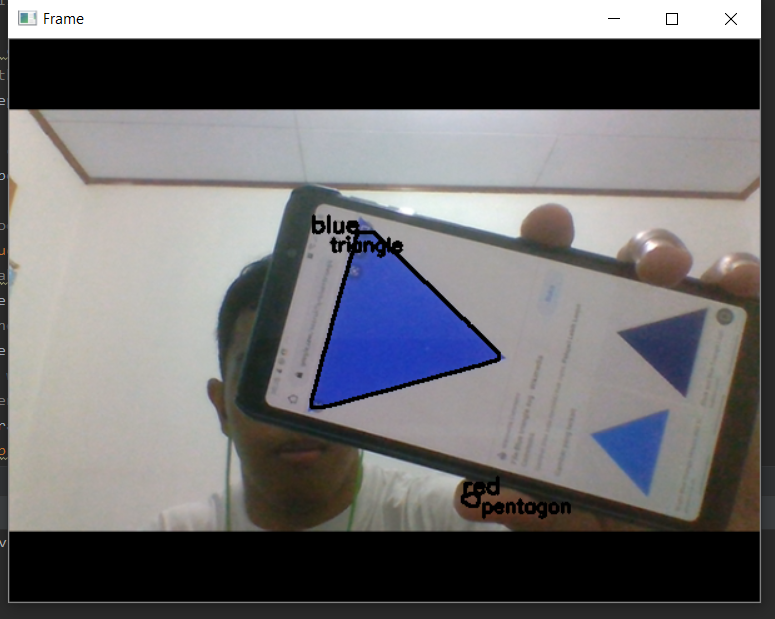
#> input picture Progress 4/hasil.PNG, 775 x 619 px, given in place of the camera
$ python main.py
#> lines starting #> are read from the running program, lines starting #| are printed output that depends on the picture; after the words box and inside, x2 and y2 are one past the last pixel; in counts of white or black regions, pixels touching at a corner belong together
### Progress 3/pyimagesearch/shapedetector.py
# import the necessary packages
import cv2

class ShapeDetector:
	def __init__(self):
		pass

	def detect(self, c):
		# initialize the shape name and approximate the contour
		shape = ""
		peri = cv2.arcLength(c, True)
		approx = cv2.approxPolyDP(c, 0.04 * peri, True)


		# if the shape is a triangle, it will have 3 vertices
		if len(approx) == 3:
			shape = "triangle"

		# if the shape has 4 vertices, it is either a square or
		# a rectangle
		elif len(approx) == 4:
			# compute the bounding box of the contour and use the
			# bounding box to compute the aspect ratio
			(x, y, w, h) = cv2.boundingRect(approx)
			ar = w / float(h)

			# a square will have an aspect ratio that is approximately
			# equal to one, otherwise, the shape is a rectangle
			shape = "square" if ar >= 0.95 and ar <= 1.05 else "rectangle"

		# if the shape is a pentagon, it will have 5 vertices
		elif len(approx) == 5:
			shape = "pentagon"

		# otherwise, we assume the shape is a circle
		else:
			shape = "circle"

		# return the name of the shape
		return shape

### Progress 4/main.py
# import the necessary packages
from collections import deque
from imutils.video import VideoStream
from pyimagesearch.shapedetector import ShapeDetector
import numpy as np
import argparse
import cv2
import imutils
import time


# construct the argument parse and parse the arguments
ap = argparse.ArgumentParser()
ap.add_argument("-v", "--video",
	help="path to the (optional) video file")
ap.add_argument("-b", "--buffer", type=int, default=64,
	help="max buffer size")
args = vars(ap.parse_args())

# define the lower and upper boundaries of the "green"
# ball in the HSV color space, then initialize the
# list of tracked points
lower = {'blue': (110, 100, 100), 'red': (-10, 100, 100), 'green': (40, 70, 70),
                 'yellow': (20, 100, 117)}  # assign new item lower['blue'] = (93, 10, 0)
upper = {'blue': (130, 255, 255), 'red': (10, 255, 255), 'green': (70, 255, 255),  'yellow': (40, 255, 255)}

pts = deque(maxlen=args["buffer"])
# if a video path was not supplied, grab the reference
# to the webcam
if not args.get("video", False):
	vs = VideoStream(src=0).start()
# otherwise, grab a reference to the video file
else:
	vs = cv2.VideoCapture(args["video"])
# allow the camera or video file to warm up
time.sleep(2.0)

# make a call for ShapeDetector class
sd = ShapeDetector()

# keep looping
while True:
    # grab the current frame
    frame = vs.read()
#> frame is the input picture: shape (619, 775, 3); mean B, G, R 112.9, 110.7, 111.7
    # handle the frame from VideoCapture or VideoStream
    frame = frame[1] if args.get("video", False) else frame
    # if we are viewing a video and we did not grab a frame,
    # then we have reached the end of the video
    if frame is None:
    	break
    # resize the frame, blur it, and convert it to the HSV
    # color space
    frame = imutils.resize(frame, width=600)
#> frame: shape (479, 600, 3)
    blurred = cv2.GaussianBlur(frame, (11, 11), 0)
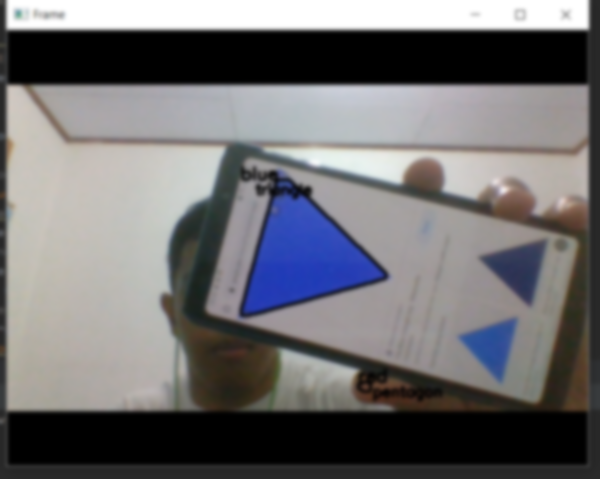
#> blurred: shape (479, 600, 3); mean B, G, R 112.9, 110.6, 111.7
    hsv = cv2.cvtColor(blurred, cv2.COLOR_BGR2HSV)
#> hsv: shape (479, 600, 3); mean H, S, V 40.8, 25, 118.3
    # construct a mask for the color "green", then perform
    # a series of dilations and erosions to remove any small
    # blobs left in the mask

    for key, value in upper.items():
        mask = cv2.inRange(hsv, lower[key], upper[key])
        mask = cv2.erode(mask, None, iterations=2)
        mask = cv2.dilate(mask, None, iterations=2)

        # find contours in the mask and initialize the current
        # (x, y) center of the ball
        cnts = cv2.findContours(mask.copy(), cv2.RETR_EXTERNAL,
                                cv2.CHAIN_APPROX_SIMPLE)
        cnts = imutils.grab_contours(cnts)
        center = None
        # only proceed if at least one contour was found
        if len(cnts) > 0:
            # find the largest contour in the mask, then use
            # it to compute the minimum enclosing circle and
            # centroid
            c = max(cnts, key=cv2.contourArea)
            (x, y, w, h) = cv2.boundingRect(c)
            M = cv2.moments(c)
            center = (int(M["m10"] / M["m00"]), int(M["m01"] / M["m00"]))
            # only proceed if the radius meets a minimum size
            if (x+y+w+h) >400:
                # Do when reach the minimum contours length
                shape = sd.detect(c)
                # draw the circle and centroid on the frame,
                # then update the list of tracked points
                cv2.putText(frame, key, (x, y), cv2.FONT_HERSHEY_SIMPLEX, 0.6, (0, 0, 0), 2)
                cv2.drawContours(frame, [c], -1, (0, 0, 0), 2)

                cv2.putText(frame, shape, (x + 15, y + 15), cv2.FONT_HERSHEY_SIMPLEX,
                            0.5, (0, 0, 0), 2)
#> this loop made 4 passes
#> (center, peri in detect, approx in detect, shape) on pass 1: ((303, 257), 426.1, [[244, 311], [381, 271], [283, 194]], 'triangle')
#> pass 1, `mask = cv2.inRange(hsv, lower[key], upper[key])`:
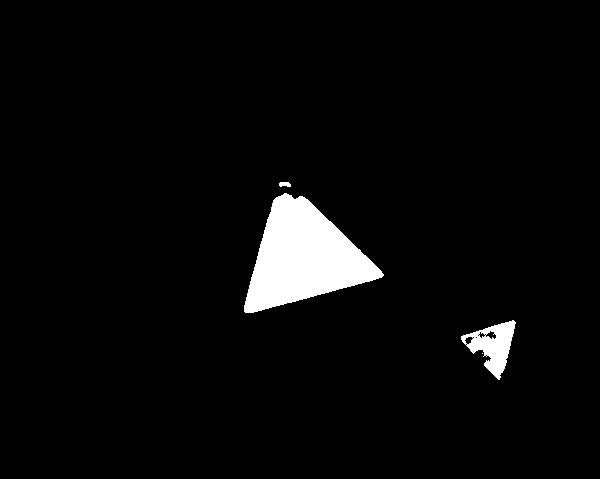
#> mask: shape (479, 600); 3.8% white; 4 white regions (1 under 20 px), largest, box (x1, y1, x2, y2) and area: (244, 193, 384, 313) 9301, (461, 320, 516, 380) 1512, (279, 182, 291, 187) 50
#> pass 1, `mask = cv2.erode(mask, None, iterations=2)`:
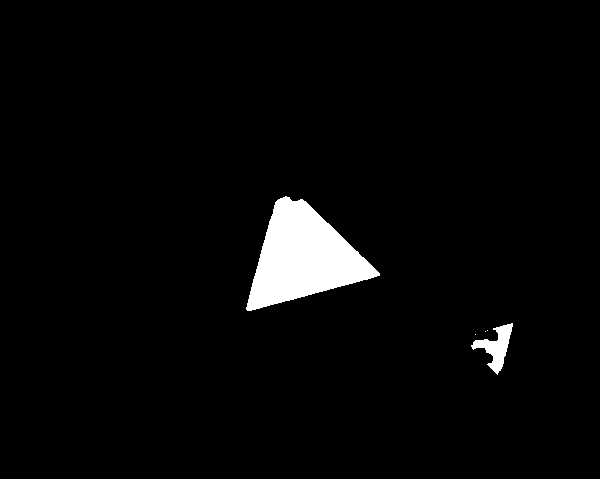
#> mask: shape (479, 600); 3.2% white; 5 white regions (3 under 20 px), largest, box (x1, y1, x2, y2) and area: (246, 196, 380, 311) 8268, (471, 323, 513, 375) 848
#> pass 1, `mask = cv2.dilate(mask, None, iterations=2)`:
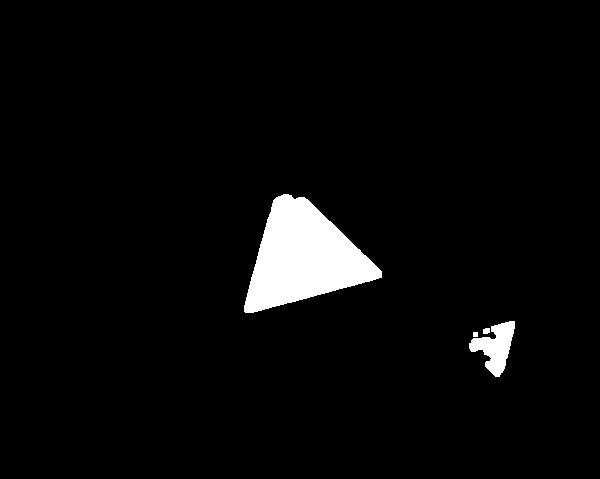
#> mask: shape (479, 600); 3.7% white; 4 white regions, box (x1, y1, x2, y2) and area: (244, 194, 382, 313) 9288, (469, 321, 515, 377) 1300, (483, 328, 490, 334) 38, (473, 332, 478, 337) 25
#> pass 2, `mask = cv2.inRange(hsv, lower[key], upper[key])`:
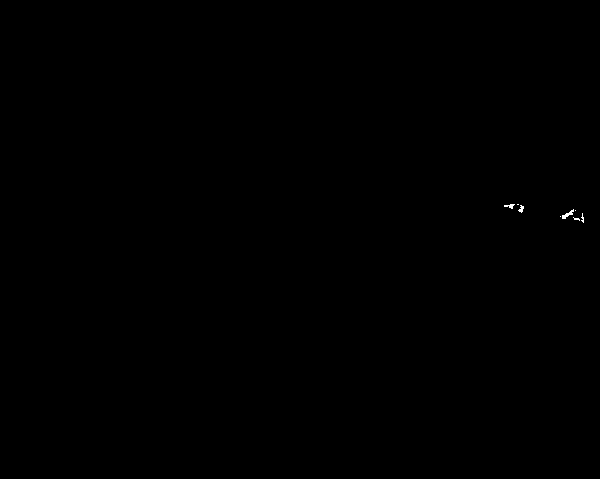
#> mask: shape (479, 600); 0.05% white in thin lines or dots, all inside (x1, y1, x2, y2) = (504, 204, 584, 223)
#> after the loop:
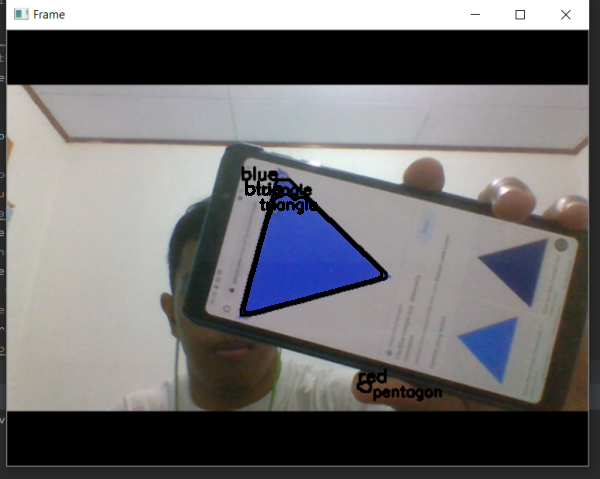
#> frame: shape (479, 600, 3); mean B, G, R 112.1, 110.2, 111.3
                #cv2.circle(frame, (int(x), int(y)), int(radius),
                #           (0, 255, 255), 2)
                #cv2.circle(frame, center, 5, (0, 0, 255), -1)
        # update the points queue
        #pts.appendleft(center)

    # loop over the set of tracked points
    for i in range(1, len(pts)):
    	# if either of the tracked points are None, ignore
    	# them
    	if pts[i - 1] is None or pts[i] is None:
    		continue
    	# otherwise, compute the thickness of the line and
    	# draw the connecting lines
    	thickness = int(np.sqrt(args["buffer"] / float(i + 1)) * 2.5)
    	cv2.line(frame, pts[i - 1], pts[i], (0, 0, 255), thickness)
    # show the frame to our screen
    cv2.imshow("Frame", frame)
    key = cv2.waitKey(1) & 0xFF
#> (key q is pressed here)
    # if the 'q' key is pressed, stop the loop
    if key == ord("q"):
    	break
# if we are not using a video file, stop the camera video stream
if not args.get("video", False):
    vs.stop()
# otherwise, release the camera
else:
    vs.release()
# close all windows
cv2.destroyAllWindows()
